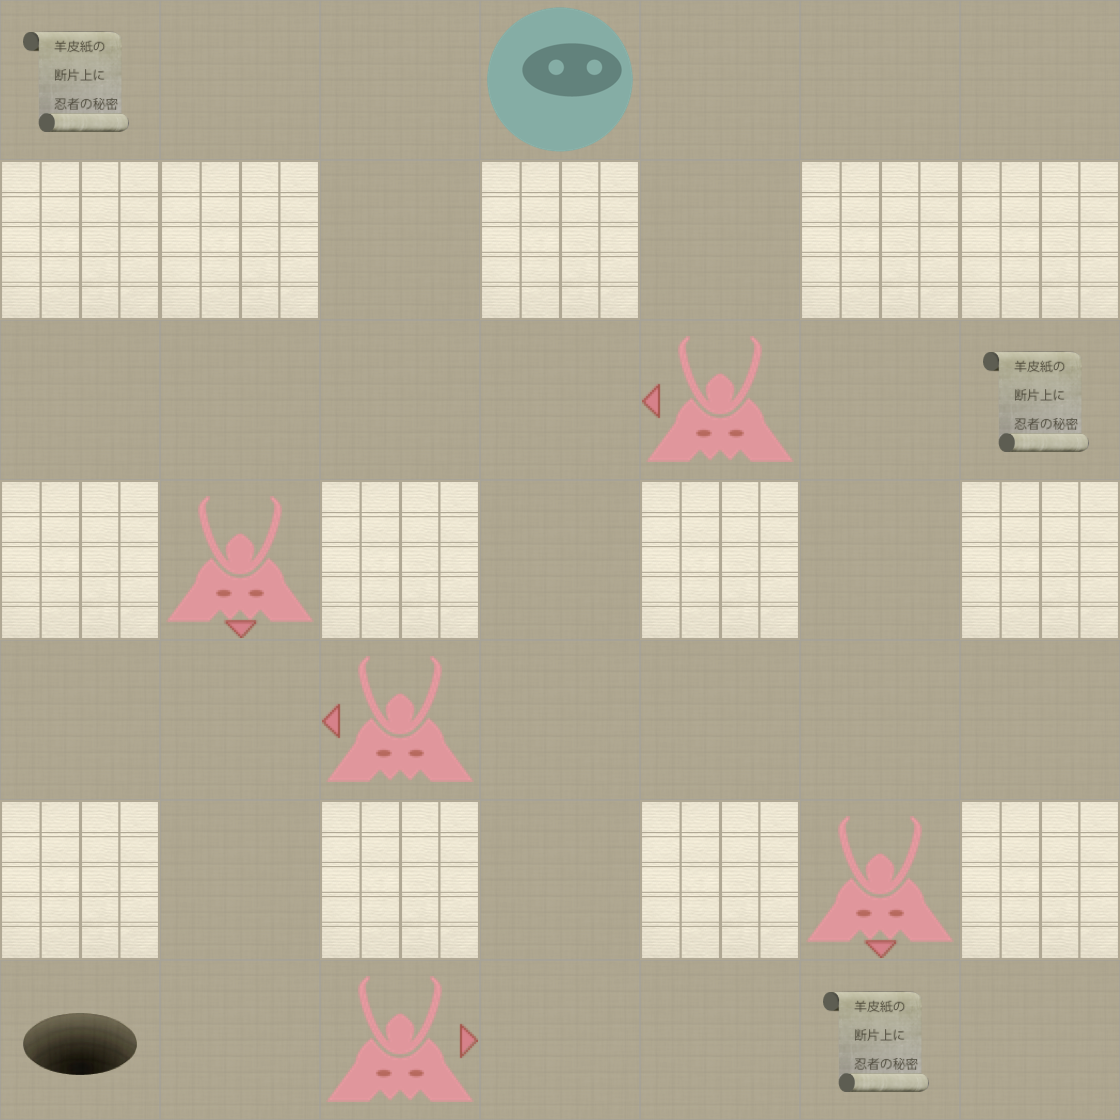

Rendered tile map (Tiled .tmx) drawn with the repository's tilesets; below, a short description and the map source with its tile grids summarised:
An orthogonal 7x7 tile map with 160x160 px tiles, 2 tile layers (Level, Actors).

<map version="1.0" orientation="orthogonal" width="7" height="7" tilewidth="160" tileheight="160">
 <properties>
  <property name="moves" value="17" />
 </properties>
 <tileset firstgid="1" name="tiles" tilewidth="160" tileheight="160" spacing="2" margin="2">
  <image source="tiles-ipadhd.png" width="1024" height="1024" />
  <tile id="0">
   <properties>
    <property name="actor" value="exit" />
   </properties>
  </tile>
  <tile id="2">
   <properties>
    <property name="actor" value="guard" />
    <property name="direction" value="down" />
   </properties>
  </tile>
  <tile id="3">
   <properties>
    <property name="actor" value="guard" />
    <property name="direction" value="left" />
   </properties>
  </tile>
  <tile id="4">
   <properties>
    <property name="actor" value="guard" />
    <property name="direction" value="right" />
   </properties>
  </tile>
  <tile id="5">
   <properties>
    <property name="actor" value="guard" />
    <property name="direction" value="up" />
   </properties>
  </tile>
  <tile id="7">
   <properties>
    <property name="actor" value="player" />
   </properties>
  </tile>
  <tile id="8">
   <properties>
    <property name="actor" value="scroll" />
   </properties>
  </tile>
  <tile id="9">
   <properties>
    <property name="wall" value="1" />
   </properties>
  </tile>
 </tileset>
 <layer name="Level" width="7" height="7">
  <data>[49 cells, 49 non-empty, 2 distinct tile ids]</data>
 </layer>
 <layer name="Actors" width="7" height="7">
  <data>[49 cells, 10 non-empty, 6 distinct tile ids]</data>
 </layer>
</map>
